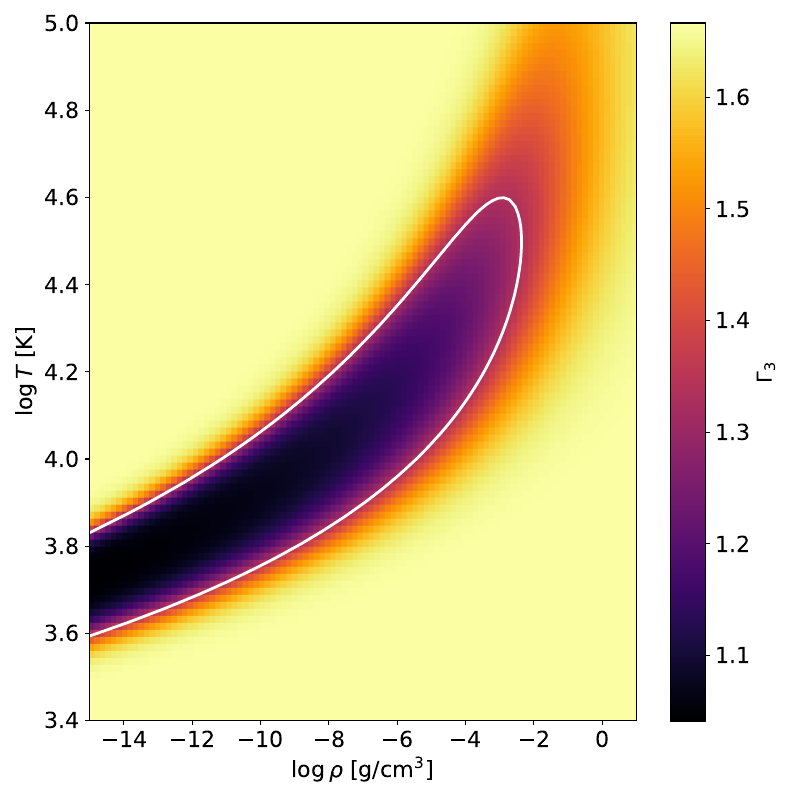

Generate this figure with Python:
import numpy as np
import matplotlib.pyplot as plt
import matplotlib as mpl
mpl.rcParams['xtick.labelsize'] = 16
mpl.rcParams['ytick.labelsize'] = 16
plt.rc("axes", labelsize=16) 
import astropy.units as u
import astropy.constants as cst
from tqdm import tqdm

Chi_H = 13.6*u.eV
def saha(rho, T):
    """returns the fraction y^2/(1-y)"""
    return (cst.m_p/rho * (2*np.pi*cst.m_e*cst.k_B*T/(cst.h**2))**(3/2)*np.exp(-Chi_H/(cst.k_B*T))).decompose()

def y(C):
    return (-C+np.sqrt(C**2+4*C))/2
def D(y):
    return y*(1-y)/((2-y)*(1+y))
def Gamma3(D,T):
    return 1 + (2+2*D*(3/2+Chi_H/(cst.k_B*T)))/(3+2*D*(3/2+Chi_H/(cst.k_B*T))**2)

resolution = 100
log_rhos = np.linspace(-15,1,resolution)
rhos = (10**log_rhos)*(u.g/u.cm**3)
log_Ts = np.linspace(3.4,5,resolution)
T_s = (10**log_Ts)*(u.K)

Gammas = np.empty((resolution,resolution))
for x1,p in tqdm(enumerate(rhos)):
    for x2,T in enumerate(T_s):
        C = saha(p,T)
        y_ = y(C)
        D_ = D(y_)
        Gamma3_ = Gamma3(D_, T)
        Gammas[x2,x1] = Gamma3_

#
plt.figure(figsize=(8,8))
img = plt.imshow(Gammas, cmap="inferno",origin="lower", extent=(-15,1,3.4,5), aspect="auto")
cb = plt.colorbar(img)
cb.set_label(r"$\Gamma_3$", fontsize=15)
plt.contour(Gammas,levels=[4/3],colors='white',linewidths=2,extent=(-15,1,3.4,5))
plt.xlabel(r"$\log \rho$ [$\mathrm{g/cm^3}$]")
plt.ylabel(r"$\log T$ [$\mathrm{K}$]")
plt.tight_layout()
plt.savefig(r"ASTRO531/hw4/hw4_4b.pdf")
plt.show()

